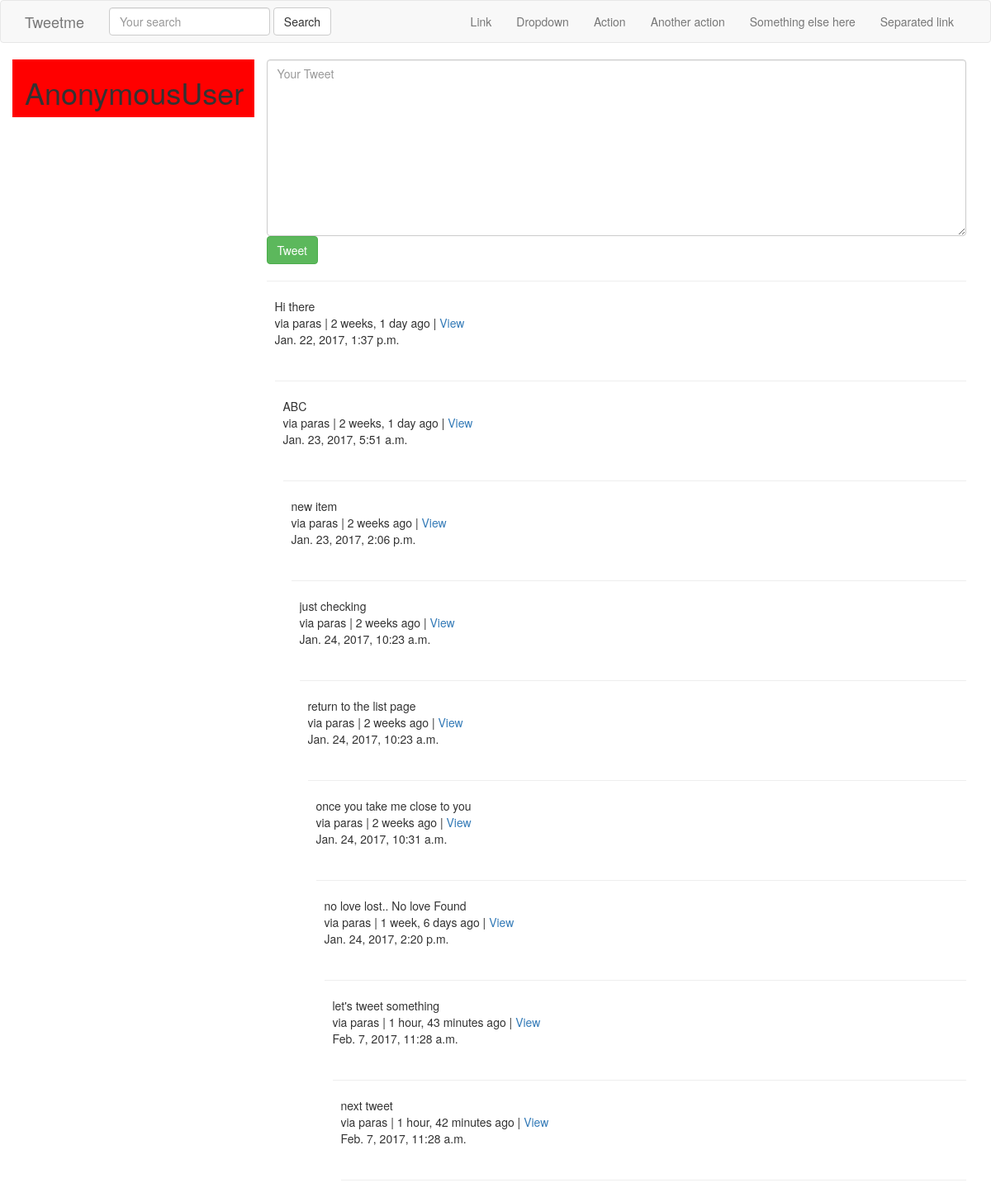
Before: / with the older database file.
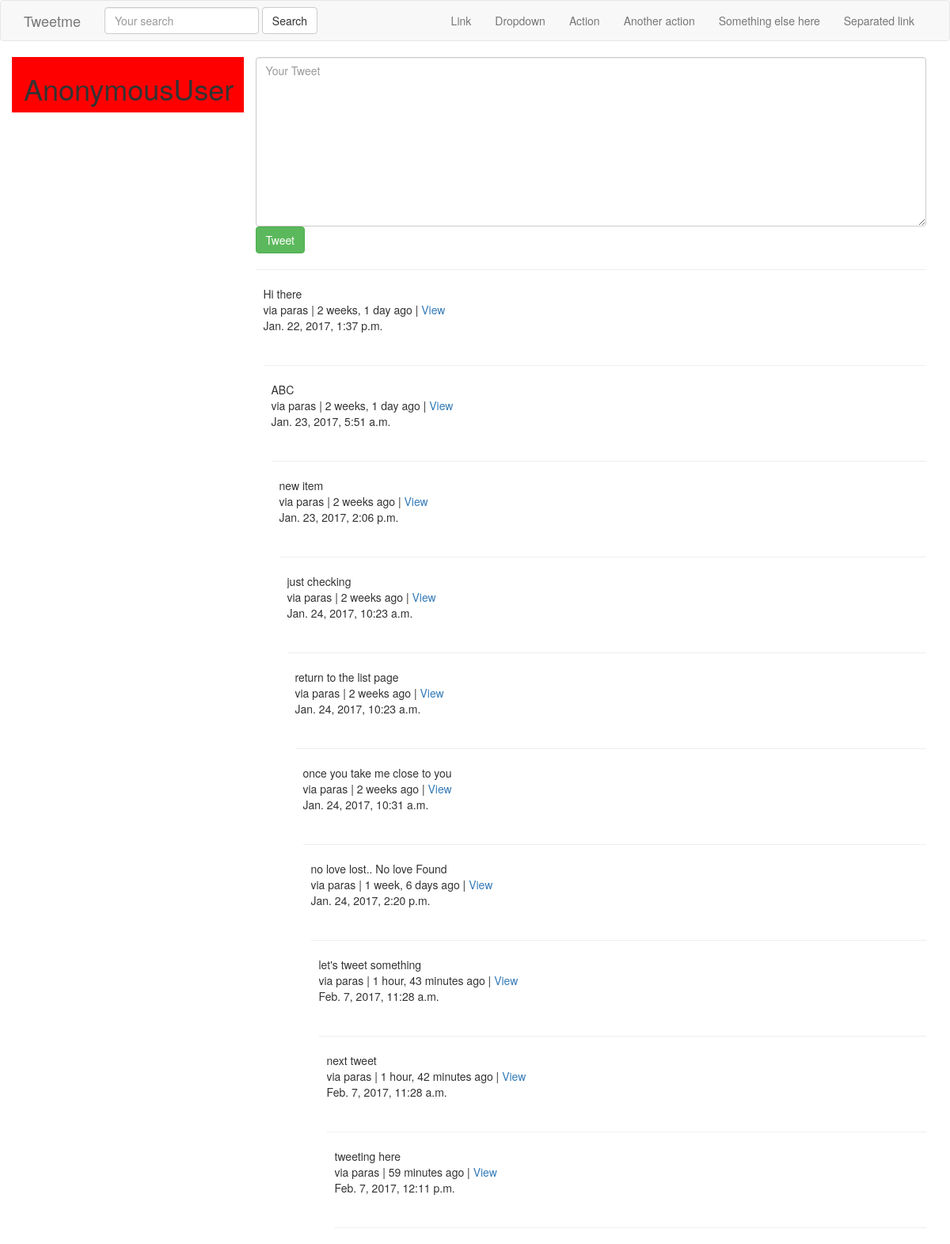
After: the same page with the newer database file.
### tweets/models.py (models this page shows, shortened)
class Tweet(models.Model):
    user = models.ForeignKey(settings.AUTH_USER_MODEL, default=1)
    content = models.CharField(max_length=140, validators=[validate_content])
    timestamp = models.DateTimeField(auto_now_add=True)
    updated = models.DateTimeField(auto_now=True)
    def get_absolute_url(self):
        return reverse('tweet:detail', kwargs={'pk':self.pk})

### tweets/views.py (the view)
# urls.py: url(r'^$', TweetListView.as_view(), name='home'),
class TweetListView(ListView):
    def get_queryset(self):
        qs = Tweet.objects.all()
        query = self.request.GET.get('q', None)
        if query is not None:
            qs = qs.filter(
                Q(content__icontains=query) |
                Q(user__username__icontains=query) |
                Q(timestamp__icontains=query)
            )
        return qs
    def get_context_data(self, *args, **kwargs):
        context= super(TweetListView, self).get_context_data(*args, **kwargs)
        context['create_form'] = TweetModelForm() # need to learn about these two .
        context['create_url'] = reverse_lazy('tweet:create') # need to learn about this too.
        return context

### tweets/forms.py
class TweetModelForm(forms.ModelForm):
    content = forms.CharField(label='',
                               widget=forms.Textarea(
                                   attrs={'placeholder': "Your Tweet",
                                          "class": "form-control"}
                               ))
    class Meta:
        model = Tweet
        fields = [
            'content',
        ]

### tweets/templates/tweets/tweet_list.html (shortened to what this page needs)
{% extends 'tweets/base.html' %}
{% block content %}
<div class="row">
    <div class='col-sm-3 col-xs-12' style='background-color:red;'>
        <h1>{{ request.user }}</h1>
    </div>
<div class='col-sm-9 '>
    {% if not request.GET.q %}
    <div class="">
        {% include 'tweets/form.html' with form=create_form action_url=create_url btn_title='Tweet' %}
    </div>
    <hr/>
    {% endif %}
    {% for obj in object_list %}
    <div class="media">
        <div class="media-left">
        </div>
        <div class="media-body">
    {{ obj.content }}</br>
    via {{ obj.user }} | {{ obj.timestamp|timesince }} ago | <a href="{{ obj.get_absolute_url }}">View</a></br>
    {{ obj.timestamp }}</br>
    </br> <hr/>
{% empty %}
    {% if request.GET.q %}
    <p>No tweets found.</p>
    {% else %}
    <p>No tweets yet.</p>
    {% endif %}
{% endfor %}
</div>
</div>
</div>
{% endblock content %}

Changed rows visible on the page:
added Tweet: content "tweeting here", user "paras", timestamp "59 minutes", timestamp "Feb. 7, 2017, 12:11 p.m."
